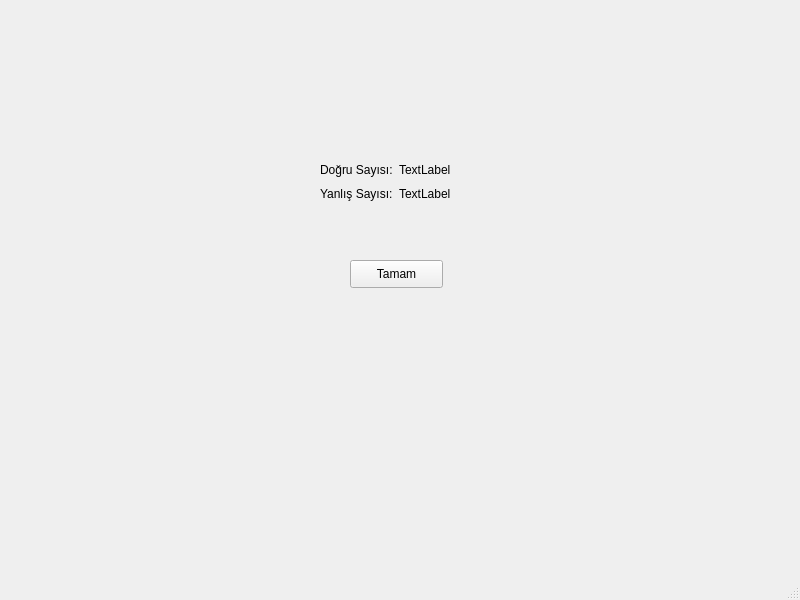
<?xml version="1.0" encoding="UTF-8"?>
<ui version="4.0">
 <class>Rapor</class>
 <widget class="QMainWindow" name="Rapor">
  <property name="geometry">
   <rect>
    <x>0</x>
    <y>0</y>
    <width>800</width>
    <height>600</height>
   </rect>
  </property>
  <property name="windowTitle">
   <string>Rapor</string>
  </property>
  <widget class="QWidget" name="centralwidget">
   <widget class="QPushButton" name="pushButton">
    <property name="geometry">
     <rect>
      <x>350</x>
      <y>260</y>
      <width>93</width>
      <height>28</height>
     </rect>
    </property>
    <property name="text">
     <string>Tamam</string>
    </property>
   </widget>
   <widget class="QWidget" name="">
    <property name="geometry">
     <rect>
      <x>320</x>
      <y>160</y>
      <width>144</width>
      <height>43</height>
     </rect>
    </property>
    <layout class="QHBoxLayout" name="horizontalLayout">
     <item>
      <layout class="QVBoxLayout" name="verticalLayout">
       <item>
        <widget class="QLabel" name="label">
         <property name="text">
          <string>Doğru Sayısı:</string>
         </property>
        </widget>
       </item>
       <item>
        <widget class="QLabel" name="label_2">
         <property name="text">
          <string>Yanlış Sayısı:</string>
         </property>
        </widget>
       </item>
      </layout>
     </item>
     <item>
      <layout class="QVBoxLayout" name="verticalLayout_2">
       <item>
        <widget class="QLabel" name="dogruLabel">
         <property name="text">
          <string>TextLabel</string>
         </property>
        </widget>
       </item>
       <item>
        <widget class="QLabel" name="yanlisLabel">
         <property name="text">
          <string>TextLabel</string>
         </property>
        </widget>
       </item>
      </layout>
     </item>
    </layout>
   </widget>
  </widget>
  <widget class="QMenuBar" name="menubar">
   <property name="geometry">
    <rect>
     <x>0</x>
     <y>0</y>
     <width>800</width>
     <height>26</height>
    </rect>
   </property>
  </widget>
  <widget class="QStatusBar" name="statusbar"/>
 </widget>
 <resources/>
 <connections/>
</ui>
